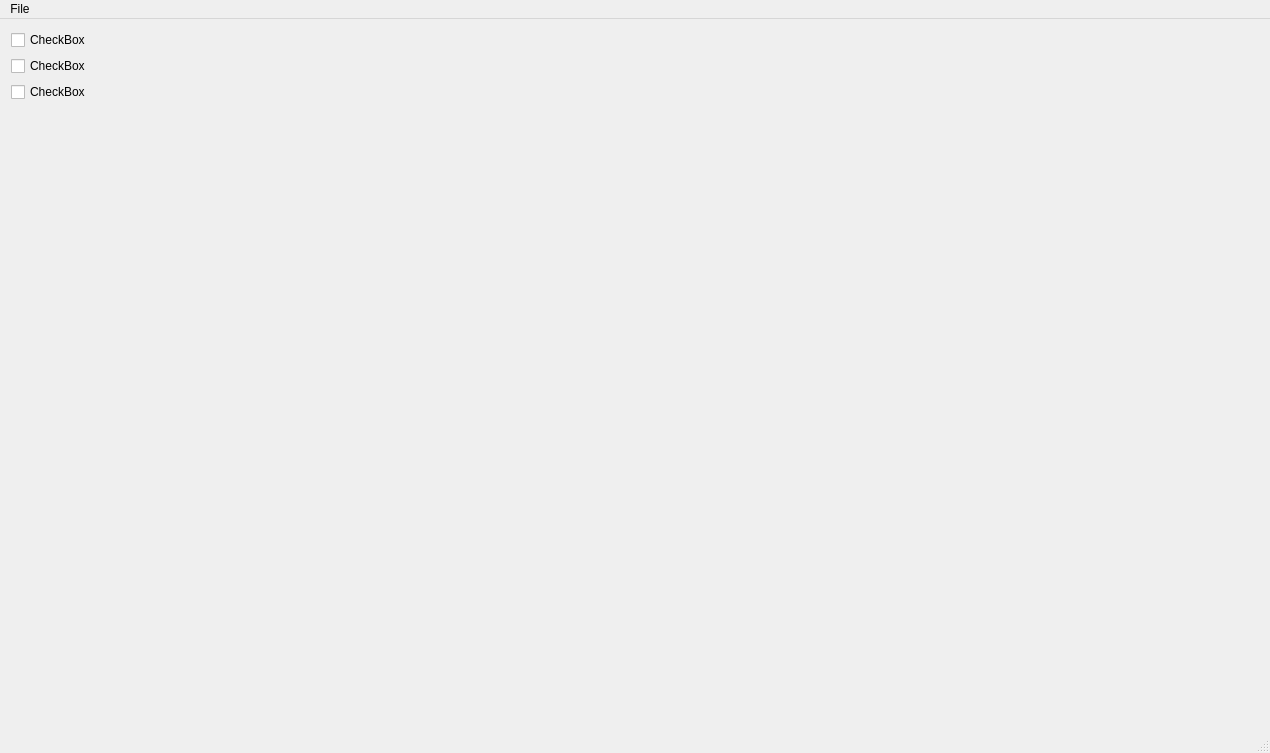
<?xml version="1.0" encoding="UTF-8"?>
<ui version="4.0">
 <class>MainWindow</class>
 <widget class="QMainWindow" name="MainWindow">
  <property name="geometry">
   <rect>
    <x>0</x>
    <y>0</y>
    <width>1270</width>
    <height>753</height>
   </rect>
  </property>
  <property name="sizePolicy">
   <sizepolicy hsizetype="Preferred" vsizetype="Preferred">
    <horstretch>0</horstretch>
    <verstretch>0</verstretch>
   </sizepolicy>
  </property>
  <property name="windowTitle">
   <string>MainWindow</string>
  </property>
  <widget class="QWidget" name="centralWidget">
   <layout class="QGridLayout" name="gridLayout_2">
    <item row="1" column="0">
     <widget class="QCheckBox" name="checkBox_2">
      <property name="text">
       <string>CheckBox</string>
      </property>
     </widget>
    </item>
    <item row="0" column="0">
     <widget class="QCheckBox" name="checkBox">
      <property name="text">
       <string>CheckBox</string>
      </property>
     </widget>
    </item>
    <item row="2" column="0">
     <widget class="QCheckBox" name="checkBox_3">
      <property name="text">
       <string>CheckBox</string>
      </property>
     </widget>
    </item>
    <item row="3" column="0">
     <spacer name="verticalSpacer">
      <property name="orientation">
       <enum>Qt::Vertical</enum>
      </property>
      <property name="sizeHint" stdset="0">
       <size>
        <width>20</width>
        <height>40</height>
       </size>
      </property>
     </spacer>
    </item>
   </layout>
  </widget>
  <widget class="QStatusBar" name="_statusBar"/>
  <widget class="QMenuBar" name="menuBar">
   <property name="geometry">
    <rect>
     <x>0</x>
     <y>0</y>
     <width>1270</width>
     <height>19</height>
    </rect>
   </property>
   <widget class="QMenu" name="menuFILE">
    <property name="title">
     <string>File</string>
    </property>
    <addaction name="actionOpen_mesh"/>
    <addaction name="separator"/>
    <addaction name="actionExit"/>
   </widget>
   <addaction name="menuFILE"/>
  </widget>
  <action name="actionOpen_mesh">
   <property name="text">
    <string>Open mesh...</string>
   </property>
   <property name="toolTip">
    <string>Open a mesh</string>
   </property>
   <property name="shortcut">
    <string>Ctrl+O</string>
   </property>
  </action>
  <action name="actionExit">
   <property name="text">
    <string>Exit</string>
   </property>
   <property name="shortcut">
    <string>Ctrl+E</string>
   </property>
  </action>
 </widget>
 <layoutdefault spacing="6" margin="11"/>
 <resources/>
 <connections>
  <connection>
   <sender>actionExit</sender>
   <signal>triggered()</signal>
   <receiver>MainWindow</receiver>
   <slot>close()</slot>
   <hints>
    <hint type="sourcelabel">
     <x>-1</x>
     <y>-1</y>
    </hint>
    <hint type="destinationlabel">
     <x>518</x>
     <y>373</y>
    </hint>
   </hints>
  </connection>
 </connections>
</ui>
